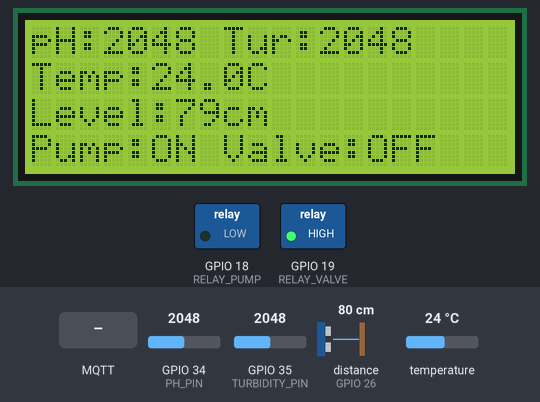
Recording of a sketch running on a simulated ESP32. On the bench: 20×4 character LCD, switched loads named in the sketch (green lamp = pin HIGH). Wiring (inferred from the names in the program): ultrasonic range finder: trigger GPIO 27; echo GPIO 26. The inputs (shaded band) are chosen by the test bench; at power-on: temperature 24 °C, GPIO 34 (PH_PIN) = 2048, distance to the obstacle (sensor on GPIO 26) 80 cm, GPIO 35 (TURBIDITY_PIN) = 2048. The echo pulse lasts 58.3 µs per cm; WiFi joins after 1.5 s; servers stay silent unless stated; no MQTT or app messages arrive unless stated; pins used as bus, display or sensor lines are not drawn; what the sketch prints to the serial monitor is not drawn.

Above: at 3.5 s.
3.6 s: temperature set to 18.5 °C
At 5.8 s:
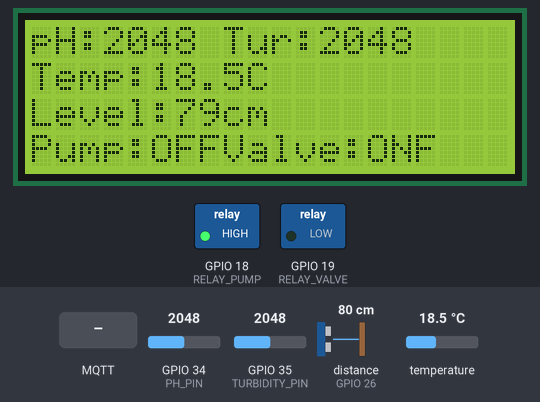
8.1 s: temperature set to 17.2 °C
At 9.2 s:
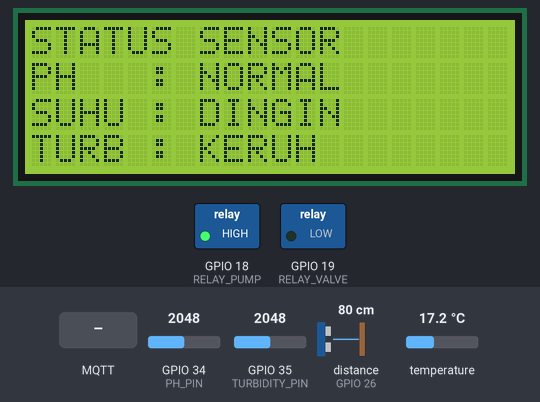
13.5 s: MQTT message "PUMP_ON" arrives on the first subscribed topic
At 17.1 s:
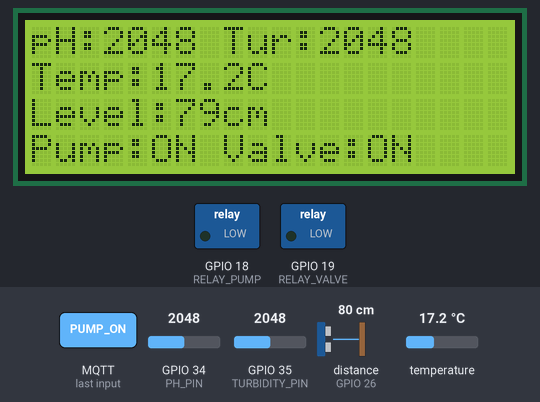
19.0 s: GPIO 34 (PH_PIN) set to 1960
At 22.6 s:
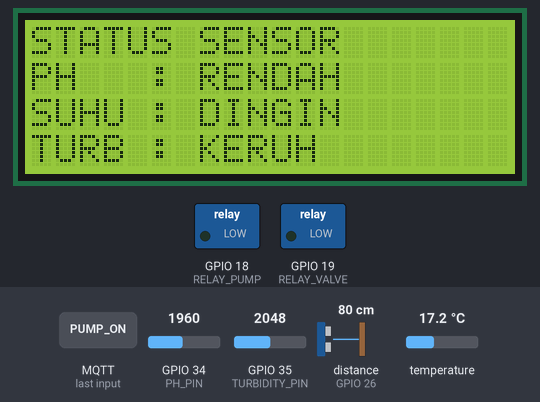
24.5 s: distance to the obstacle (sensor on GPIO 26) set to 7 cm
At 25.9 s:
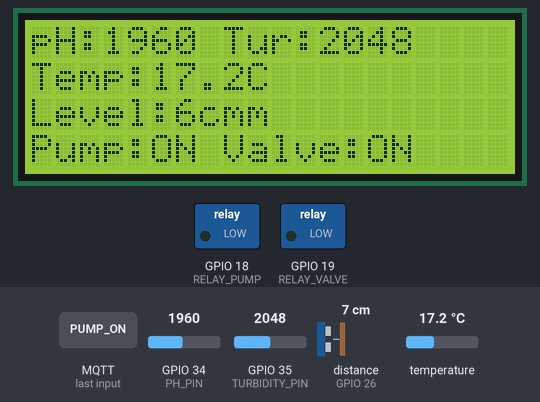
29.9 s: distance to the obstacle (sensor on GPIO 26) set to 4 cm
At 31.4 s:
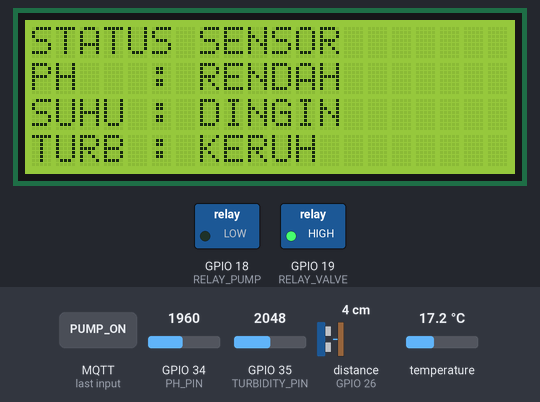
Timing chart, 0 to 32.9 s (numbered marks = the images above; inputs shaded):
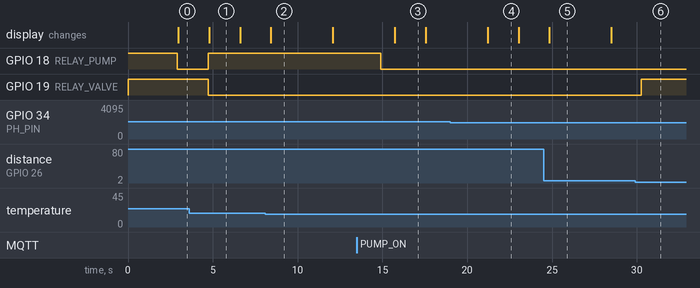

Measured:
- the behaviour switches between 18 and 17.9 °C on temperature (found by bisection; images 1 and 2)
- the behaviour switches between 6 and 5 cm on distance to the obstacle (sensor on GPIO 26) (found by bisection; images 5 and 6)
- after the input at 8.1 s, the display: changes after 0.33 s (image 2)
- after the input at 13.5 s, GPIO 18 (RELAY_PUMP): HIGH → LOW after 1.4 s; the display: changes after 2.2 s (image 3)
- after the input at 19.0 s, the display: changes after 2.2 s (image 4)
- after the input at 24.5 s, the display: changes after 0.35 s (image 5)
- after the input at 29.9 s, GPIO 19 (RELAY_VALVE): LOW → HIGH after 0.35 s

The sketch:

full_code1.ino
```cpp
#include <Wire.h>
#include <LiquidCrystal_I2C.h>
#include <OneWire.h>
#include <DallasTemperature.h>
#include <WiFi.h>
#include <PubSubClient.h>

/* ========= PIN ========= */
#define SDA_LCD 21
#define SCL_LCD 22

#define PH_PIN 34
#define TURBIDITY_PIN 35
#define TEMP_PIN 23

#define TRIG_U1 27
#define ECHO_U1 26

#define RELAY_PUMP   18   // Pompa buang air
#define RELAY_VALVE  19   // Solenoid isi air

/* ========= LEVEL AIR (CM) ========= */
#define AIR_PENUH_CM   4
#define AIR_SURUT_CM  15

/* ========= LCD ========= */
LiquidCrystal_I2C lcd(0x27, 20, 4);

/* ========= TEMP ========= */
OneWire oneWire(TEMP_PIN);
DallasTemperature tempSensor(&oneWire);

/* ========= WIFI ========= */
const char* ssid = "Marone";
const char* password = "bebekangsa";

/* ========= MQTT ========= */
const char* mqtt_server = "103.151.63.80";
const int mqtt_port = 1899;

const char* topic_cmd    = "esp32/aquarium/cmd";
const char* topic_status = "esp32/aquarium/status";

WiFiClient espClient;
PubSubClient client(espClient);

/* ========= STATE ========= */
bool pumpOn = false;
bool valveOn = false;
bool autoMode = true;

String phStatus, tempStatus, turbStatus;

/* ========= SYSTEM STATE ========= */
enum State { IDLE, DRAIN, FILL, DONE };
State systemState = IDLE;

/* ========= TIMER ========= */
unsigned long lcdTimer = 0;
bool lcdMode = false;

/* ========= ULTRASONIC ========= */
long bacaUltrasonic(int trig, int echo) {
  digitalWrite(trig, LOW); delayMicroseconds(2);
  digitalWrite(trig, HIGH); delayMicroseconds(10);
  digitalWrite(trig, LOW);

  long dur = pulseIn(echo, HIGH, 30000);
  if (dur == 0) return -1;   // error
  return dur * 0.034 / 2;
}

/* ========= RELAY ========= */
void pumpON()  { digitalWrite(RELAY_PUMP, LOW);  pumpOn = true; }
void pumpOFF() { digitalWrite(RELAY_PUMP, HIGH); pumpOn = false; }

void valveON()  { digitalWrite(RELAY_VALVE, LOW);  valveOn = true; }
void valveOFF() { digitalWrite(RELAY_VALVE, HIGH); valveOn = false; }

/* ========= MQTT CALLBACK ========= */
void callback(char* topic, byte* payload, unsigned int length) {
  String msg;
  for (int i = 0; i < length; i++) msg += (char)payload[i];

  if (String(topic) == topic_cmd) {
    if (msg == "PUMP_ON") pumpON();
    if (msg == "PUMP_OFF") pumpOFF();
    if (msg == "VALVE_ON") valveON();
    if (msg == "VALVE_OFF") valveOFF();
    if (msg == "AUTO_ON") autoMode = true;
    if (msg == "AUTO_OFF") autoMode = false;
  }
}

/* ========= WIFI ========= */
void setupWiFi() {
  WiFi.begin(ssid, password);
  while (WiFi.status() != WL_CONNECTED) delay(500);
}

/* ========= MQTT ========= */
void reconnectMQTT() {
  while (!client.connected()) {
    client.connect("ESP32-AQUARIUM");
    delay(500);
  }
  client.subscribe(topic_cmd);
}

/* ========= SETUP ========= */
void setup() {
  Serial.begin(115200);

  pinMode(TRIG_U1, OUTPUT);
  pinMode(ECHO_U1, INPUT);

  pinMode(RELAY_PUMP, OUTPUT);
  pinMode(RELAY_VALVE, OUTPUT);

  pumpOFF();
  valveOFF();

  Wire.begin(SDA_LCD, SCL_LCD);
  lcd.init();
  lcd.backlight();

  tempSensor.begin();

  setupWiFi();
  client.setServer(mqtt_server, mqtt_port);
  client.setCallback(callback);
}

/* ========= LOOP ========= */
void loop() {
  if (!client.connected()) reconnectMQTT();
  client.loop();

  /* ===== SENSOR ===== */
  int phRaw = analogRead(PH_PIN);
  int turb  = analogRead(TURBIDITY_PIN);

  tempSensor.requestTemperatures();
  float suhu = tempSensor.getTempCByIndex(0);

  long levelAir = bacaUltrasonic(TRIG_U1, ECHO_U1);
  if (levelAir < 0) return;   // sensor error

  /* ===== STATUS SENSOR ===== */
  phStatus   = (phRaw < 2000) ? "RENDAH" :
               (phRaw > 3000) ? "TINGGI" : "NORMAL";

  tempStatus = (suhu < 18) ? "DINGIN" :
               (suhu > 26) ? "PANAS" : "NORMAL";

  turbStatus = (turb > 1500) ? "KERUH" : "NORMAL";

  /* ===== STATE MACHINE (TURBIDITY ONLY) ===== */
  if (autoMode) {
    switch (systemState) {

      case IDLE:
        if (turbStatus == "KERUH") {
          Serial.println(">> AIR KERUH - MULAI KURAS");
          pumpON();
          valveOFF();
          systemState = DRAIN;
        }
        break;

      case DRAIN:
        if (levelAir >= AIR_SURUT_CM) {
          pumpOFF();
          Serial.println(">> AIR SURUT - ISI AIR");
          valveON();
          systemState = FILL;
        }
        break;

      case FILL:
        if (levelAir <= AIR_PENUH_CM) {
          valveOFF();
          Serial.println(">> AIR PENUH - SELESAI");
          systemState = DONE;
        }
        break;

      case DONE:
        systemState = IDLE;
        break;
    }
  }

  /* ===== LCD ===== */
  if (millis() - lcdTimer >= 5000) {
    lcdTimer = millis();
    lcdMode = !lcdMode;
    lcd.clear();
  }

  if (!lcdMode) {
    lcd.setCursor(0,0);
    lcd.print("pH:");
    lcd.print(phRaw);
    lcd.print(" Tur:");
    lcd.print(turb);

    lcd.setCursor(0,1);
    lcd.print("Temp:");
    lcd.print(suhu,1);
    lcd.print("C");

    lcd.setCursor(0,2);
    lcd.print("Level:");
    lcd.print(levelAir);
    lcd.print("cm");

    lcd.setCursor(0,3);
    lcd.print("Pump:");
    lcd.print(pumpOn?"ON ":"OFF");
    lcd.print("Valve:");
    lcd.print(valveOn?"ON":"OFF");
  }
  else {
    lcd.setCursor(0,0);
    lcd.print("STATUS SENSOR");

    lcd.setCursor(0,1);
    lcd.print("PH   : ");
    lcd.print(phStatus);

    lcd.setCursor(0,2);
    lcd.print("SUHU : ");
    lcd.print(tempStatus);

    lcd.setCursor(0,3);
    lcd.print("TURB : ");
    lcd.print(turbStatus);
  }

  /* ===== MQTT PAYLOAD ===== */
  String payload = "{";
  payload += "\"ph_status\":\"" + phStatus + "\",";
  payload += "\"temp_status\":\"" + tempStatus + "\",";
  payload += "\"turb_status\":\"" + turbStatus + "\",";
  payload += "\"water_level_cm\":" + String(levelAir) + ",";
  payload += "\"state\":\"" +
    String(systemState==IDLE?"IDLE":
           systemState==DRAIN?"DRAIN":
           systemState==FILL?"FILL":"DONE") + "\"}";

  client.publish(topic_status, payload.c_str());

  Serial.println(payload);
  delay(1000);
}
```
